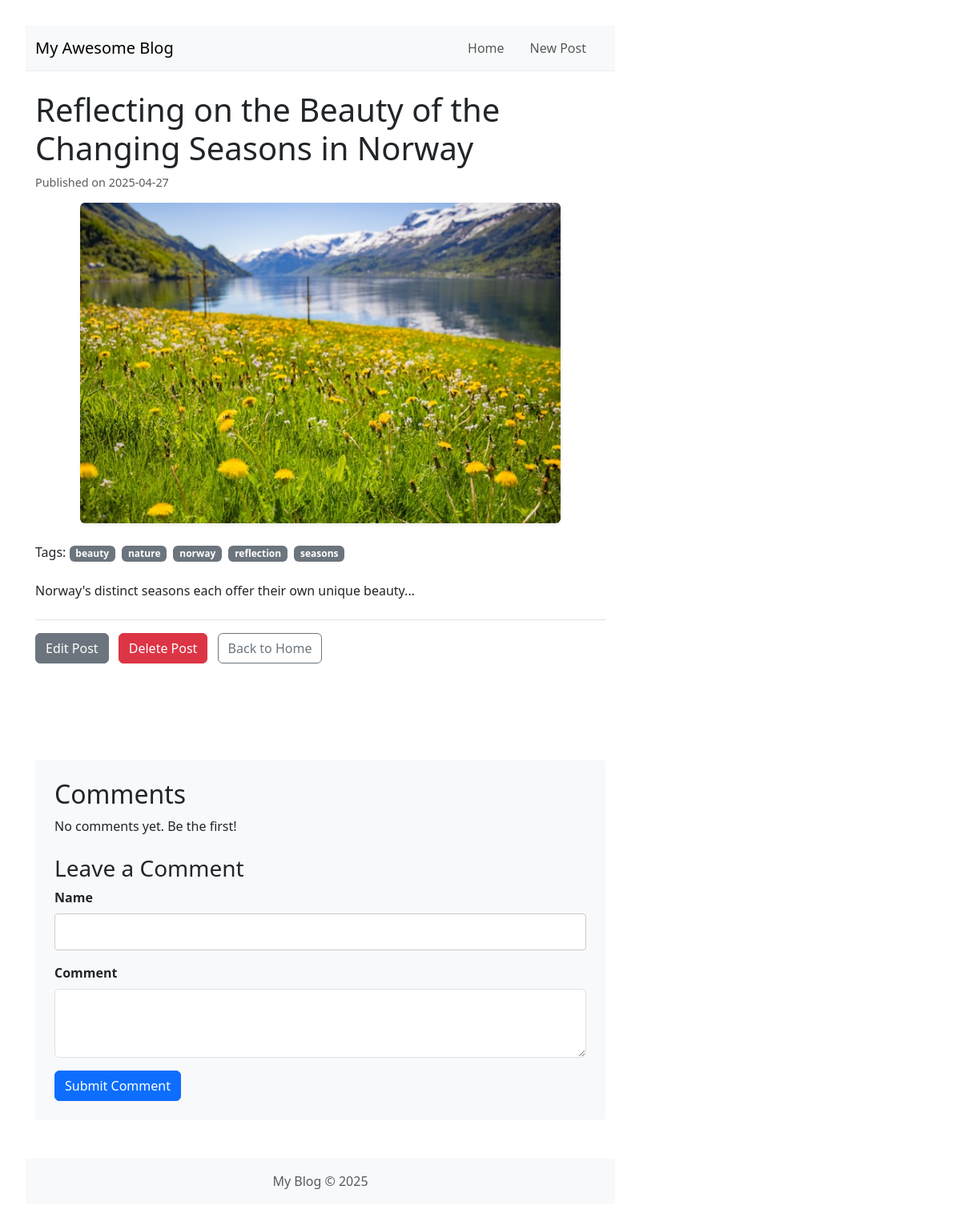
The page /post/25 on the database as committed earlier.
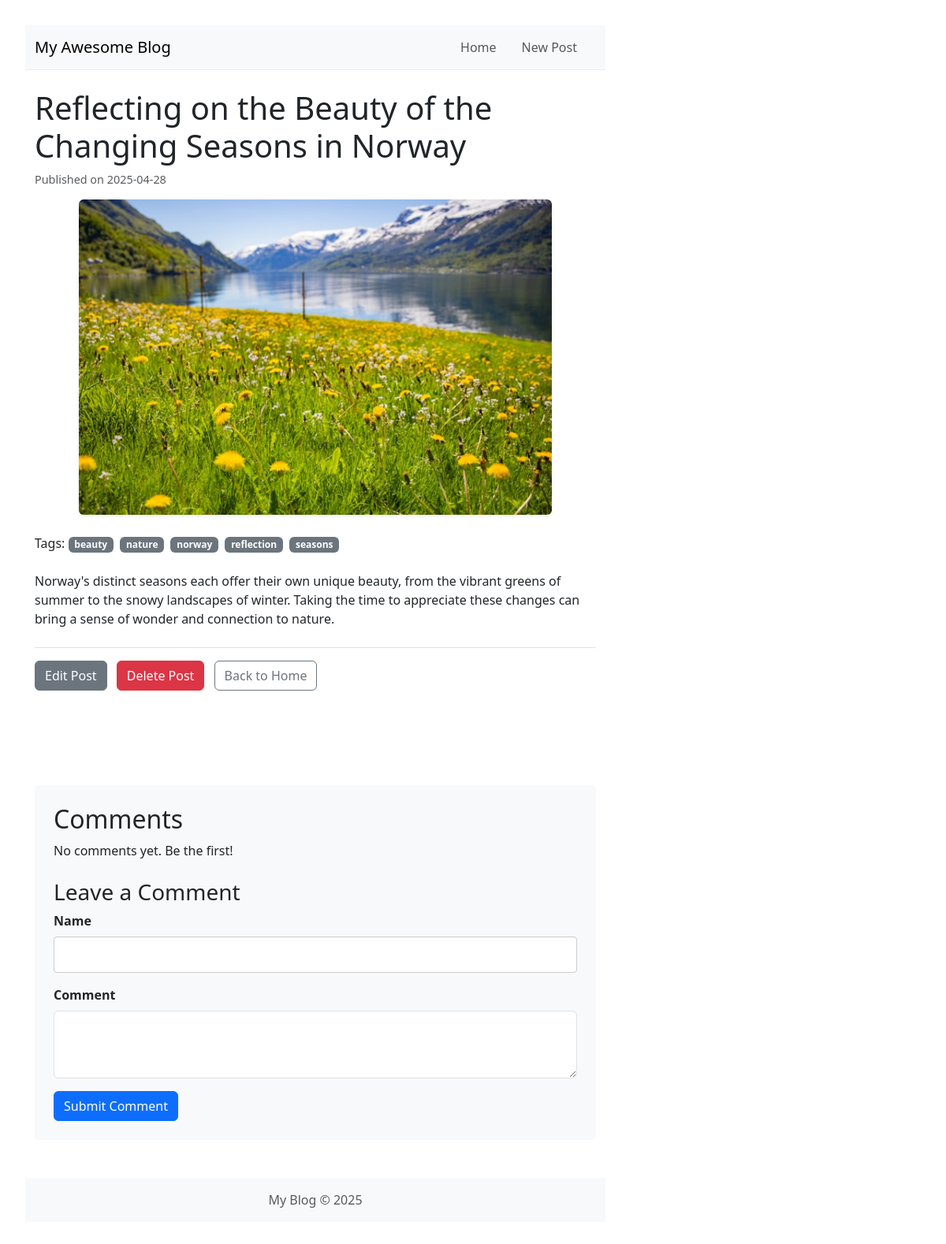
The same page on the database as committed later.
### tables this page shows
CREATE TABLE posts (
    id INTEGER PRIMARY KEY AUTOINCREMENT, -- Unique identifier for each post
    title TEXT NOT NULL,                  -- Title of the blog post
    content TEXT NOT NULL,                -- Main body/content of the post
    published_date TIMESTAMP NOT NULL DEFAULT CURRENT_TIMESTAMP, -- When the post was created/published
    image_filename TEXt NULL               -- images 
);

### app.py (the view, shortened to what this page needs)
@app.route('/post/<int:post_id>', methods=('GET', 'POST'))
def post(post_id):
    post_data = db.get_post_by_id(post_id)
    if post_data is None:
        abort(404)
    tags_data = db.get_tags_for_post(post_id)
    comments_data = db.get_comments_for_post(post_id)
    return render_template('post.html',
                           post=post_data,
                           tags=tags_data,
                           comments=comments_data)

### app.py (called while the page is built)
@app.context_processor
def inject_now():
    return {'now': datetime.datetime.now(timezone.utc)}

### db.py (called while the page is built)
def get_db():
    if 'db' not in g:
        db_path = current_app.config.get('DATABASE', DEFAULT_DATABASE_PATH)
        try:
            g.db = sqlite3.connect(
                db_path,
                detect_types=sqlite3.PARSE_DECLTYPES | sqlite3.PARSE_COLNAMES
            )
            g.db.row_factory = sqlite3.Row # Keep using Row factory
        except sqlite3.Error as e:
            current_app.logger.error(f"Database connection failed for {db_path}: {e}")
            raise e # Or handle more gracefully
    return g.db

def get_post_by_id(post_id):
    conn = get_db()
    try:
        post = conn.execute(
            "SELECT id, title, content, published_date, image_filename FROM posts WHERE id = ?", (post_id,)
        ).fetchone()
        return post # Returns None if not found, which is expected
    except sqlite3.Error as e:
        current_app.logger.error(f"DB error in get_post_by_id for post {post_id}: {e}")
        return None

### templates/post.html
{% extends 'base.html' %} {% block title %}{{ post.title }}{% endblock %} {%
block content %}
<article class="post-full mb-5">
  <h1>{{ post.title }}</h1>
  <p class="post-meta text-muted">
    Published on {{ post.published_date.strftime('%Y-%m-%d') }}
  </p>
  {% if post.image_filename %}
  <div class="post-image-full mb-4 text-center">
    <img
      src="{{ url_for('static', filename=post.image_filename) }}"
      alt="{{ post.title }}"
      class="img-fluid rounded shadow-sm"
      style="max-height: 400px"
    />
  </div>
  {% endif %}
  {% if tags %}
  <p class="post-tags mb-3">
    Tags: {% for tag in tags %}
    <a
      href="{{ url_for('posts_by_tag', tag_name=tag.name) }}"
      class="badge bg-secondary text-decoration-none me-1"
      >{{ tag.name }}</a
    >
    {% endfor %}
  </p>
  {% endif %}
  <div class="post-content mt-4 mb-4">
      {{ post.content
    | safe }}
  </div>
  <div class="post-actions mt-4 mb-5 border-top pt-3">
    <a
      href="{{ url_for('edit_post', post_id=post.id) }}"
      class="btn btn-secondary me-2"
      >Edit Post</a
    >
    <form
      action="{{ url_for('delete_post_route', post_id=post.id) }}"
      method="post"
      style="display: inline"
      onsubmit="return confirm('Are you sure you want to delete this post?');"
    >
      <button type="submit" class="btn btn-danger">Delete Post</button>
    </form>
    <a href="{{ url_for('index') }}" class="btn btn-outline-secondary ms-2"
      >Back to Home</a
    >
  </div>
</article>
<section class="comments mt-5">
  <h2>Comments</h2>
  {% if comments %} {% for comment in comments %}
  <div class="comment mb-3 p-3 border rounded bg-light shadow-sm">
    <p class="mb-1">
      <strong>{{ comment.author }}</strong>
      <span class="text-muted small ms-2"
        >{{ comment.published_date.strftime('%Y-%m-%d %H:%M') }}</span
      >
    </p>
    <p class="mb-0">{{ comment.content }}</p>
  </div>
  {% endfor %} {% else %}
  <p>No comments yet. Be the first!</p>
  {% endif %}
  <h3 class="mt-4">Leave a Comment</h3>
  <form method="post">
    <div class="mb-3">
      <label for="author" class="form-label">Name</label>
      <input
        type="text"
        class="form-control"
        id="author"
        name="author"
        required
      />
    </div>
    <div class="mb-3">
      <label for="content" class="form-label">Comment</label>
      <textarea
        class="form-control"
        id="content"
        name="content"
        rows="3"
        required
      ></textarea>
    </div>
    <button type="submit" class="btn btn-primary">Submit Comment</button>
  </form>
</section>
{% endblock %}

Rows that differ between the two databases and show on the page:
changed posts "Reflecting on the Beauty of the Changing Seasons in Norway": published_date "2025-04-27" → "2025-04-28"; content "Norway's distinct seasons each offer their own unique beauty..." → "…offer their own unique beauty, from the vibrant greens of summer to the snowy landscapes of winter. Taking the time to appreciate these changes can bring a sense of wonder and connection to nature."
